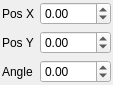
<?xml version="1.0" encoding="UTF-8"?>
<ui version="4.0">
 <class>VehicleModelWidget</class>
 <widget class="QWidget" name="VehicleModelWidget">
  <property name="geometry">
   <rect>
    <x>0</x>
    <y>0</y>
    <width>113</width>
    <height>84</height>
   </rect>
  </property>
  <property name="windowTitle">
   <string>Form</string>
  </property>
  <layout class="QFormLayout" name="formLayout">
   <property name="leftMargin">
    <number>2</number>
   </property>
   <property name="topMargin">
    <number>2</number>
   </property>
   <property name="rightMargin">
    <number>2</number>
   </property>
   <property name="bottomMargin">
    <number>2</number>
   </property>
   <item row="0" column="0">
    <widget class="QLabel" name="label">
     <property name="text">
      <string>Pos X</string>
     </property>
    </widget>
   </item>
   <item row="0" column="1">
    <widget class="QDoubleSpinBox" name="posXDoubleSpinBox">
     <property name="minimum">
      <double>-100.000000000000000</double>
     </property>
     <property name="maximum">
      <double>100.000000000000000</double>
     </property>
     <property name="singleStep">
      <double>0.100000000000000</double>
     </property>
    </widget>
   </item>
   <item row="1" column="0">
    <widget class="QLabel" name="posYLabel">
     <property name="text">
      <string>Pos Y</string>
     </property>
    </widget>
   </item>
   <item row="1" column="1">
    <widget class="QDoubleSpinBox" name="posYDoubleSpinBox">
     <property name="minimum">
      <double>-100.000000000000000</double>
     </property>
     <property name="maximum">
      <double>100.000000000000000</double>
     </property>
     <property name="singleStep">
      <double>0.100000000000000</double>
     </property>
    </widget>
   </item>
   <item row="2" column="0">
    <widget class="QLabel" name="angleLabel">
     <property name="text">
      <string>Angle</string>
     </property>
    </widget>
   </item>
   <item row="2" column="1">
    <widget class="QDoubleSpinBox" name="angleDoubleSpinBox">
     <property name="minimum">
      <double>-3.150000000000000</double>
     </property>
     <property name="maximum">
      <double>3.150000000000000</double>
     </property>
     <property name="singleStep">
      <double>0.100000000000000</double>
     </property>
    </widget>
   </item>
  </layout>
 </widget>
 <resources/>
 <connections/>
</ui>
